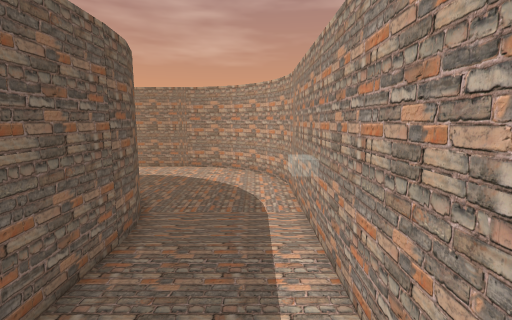
[1] (above)

15 first-person views from a walk through a 3-D level made in the Unity game engine. The camera is 1.4 m above the floor, tilts 8° down and sees 85° across. The floor is counted in squares, 0.5 m on a side. Each view is taken from the middle of a square. On the plan, view 1 faces up. The plan holds only what a view shows up to about 19 squares ahead; the rest is blank. The place goes on beyond the plan. The player is left out. Some surface patterns are stand-ins.

[2]
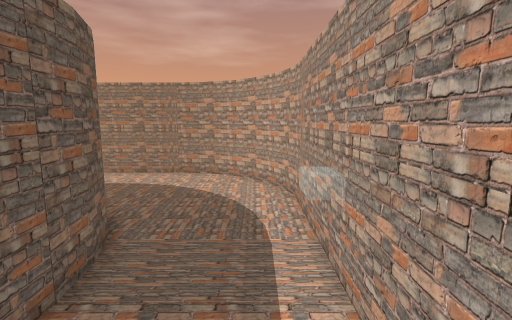

[3]
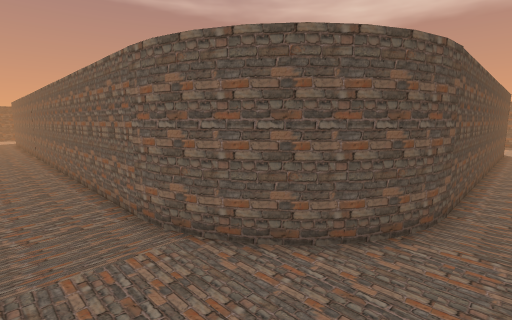

[4]
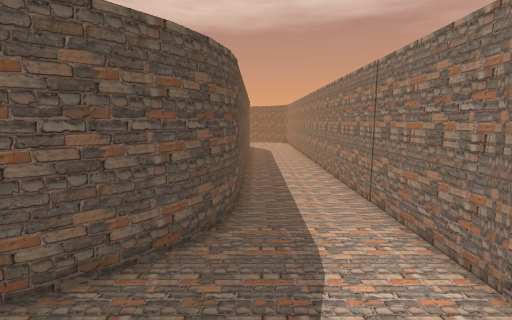

[5]
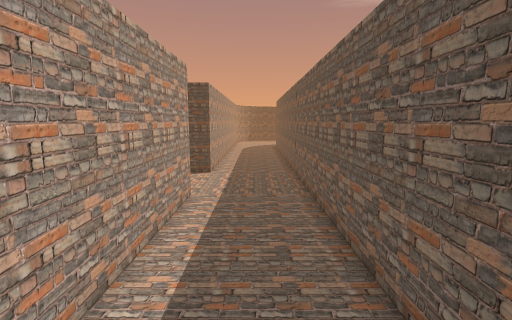

[6]
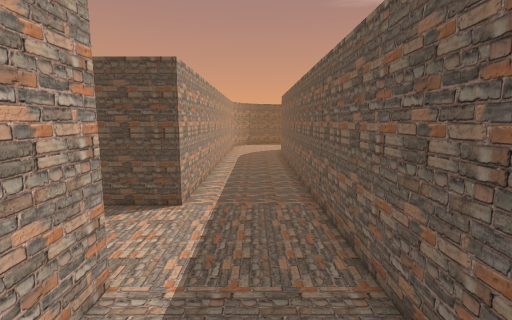

[7]
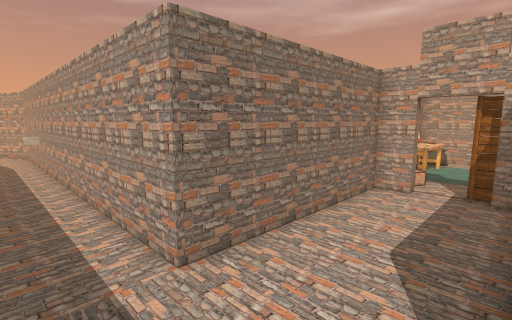

[8]
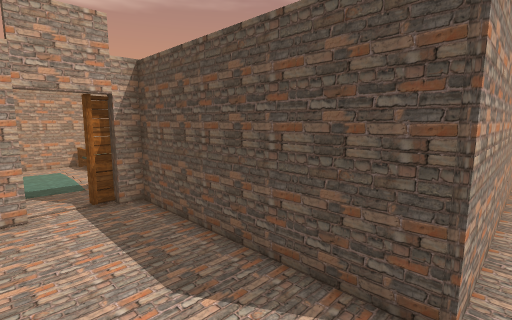

[9]
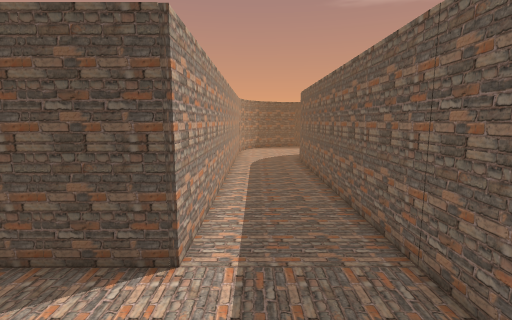

[10]
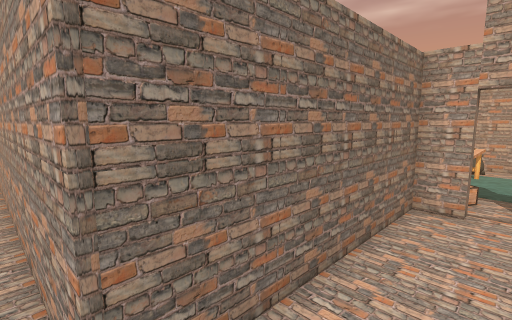

[11]
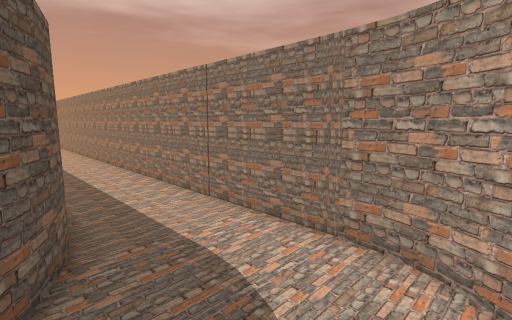

[12]
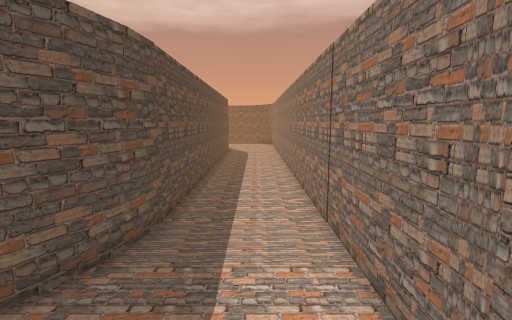

[13]
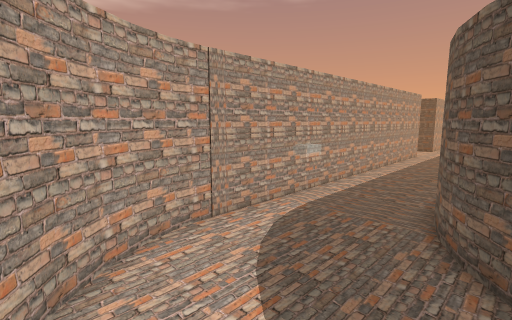

[14]
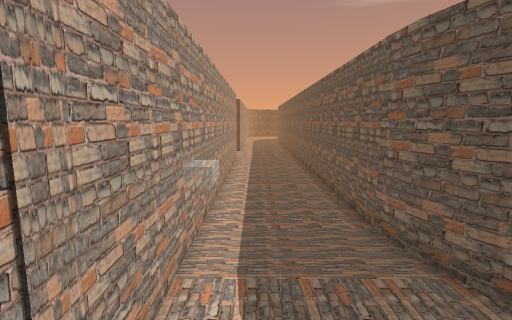

[15]
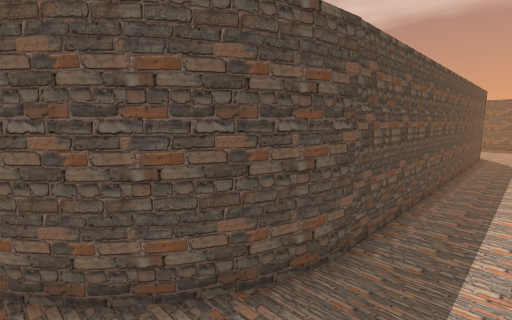

### Floor plan
Key: @ floor where view 1 was taken; # wall or solid block; . floor; O other object.
Columns run from 16 left of view 1 to 11 right of it. Each row starts with its distance up from view 1.
 17 #############OO
 16 ..............OOO
 15 ................OO
 14 .................O
 13 .................O
 12 #######OOO.......OO
 11          OOO..... #
 10            OO.... #
  9             O.... #
  8             OO... #
  7              O... #
  6              #...##
  5              #...##
  4              #...##
  3              #...##
  2              #...##
  1              #...##
  0              #..@##
 -1              #...##
 -2              #...##
 -3              #...##
 -4              #...##
 -5              #...##
 -6              #...##
 -7              #...##
 -8              #...###########
 -9              #.............#
-10              #.............#
-11              #.............#
-12              #.............#
-13              #...###########
-14              #...##
-15              #...##
-16              #...#
-17              #...#
-18              #...#
-19              #...#
-20              #...#
-21              #...#

Positions as (right, up) in squares from view 1, and headings:
1: (0, 0), facing up
2: (0, 2), facing up
3: (0, 14), facing down-left
4: (0, 13), facing left
5: (-1, 2), facing down
6: (-1, -4), facing down
7: (-1, -13), facing up-right
8: (1, -9), facing down-right
9: (0, -8), facing down
10: (1, -11), facing up-right
11: (-1, 11), facing up-left
12: (-2, 15), facing left
13: (-5, 16), facing down-right
14: (0, 13), facing down
15: (-4, 15), facing down-left
